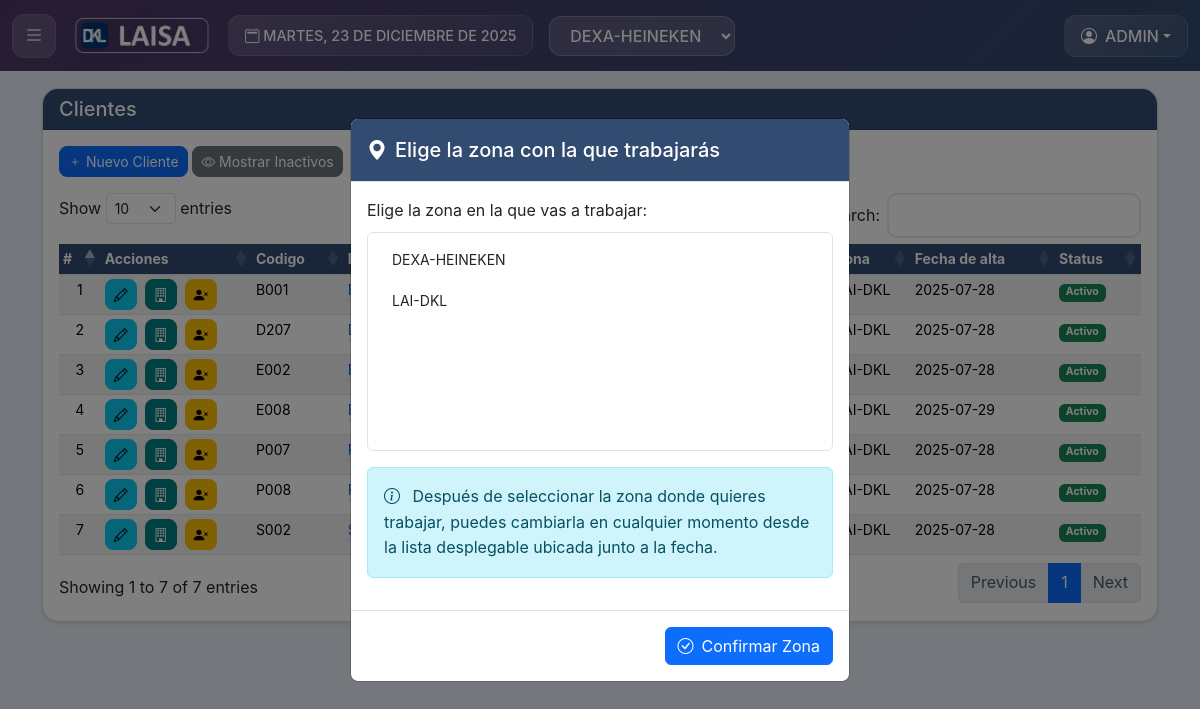
Screenshot of /?p=clientes (signed in) with the database file from the repository.
### tables this page shows
CREATE TABLE IF NOT EXISTS `usuarios` (
  `id_user` int NOT NULL AUTO_INCREMENT,
  `nombre` varchar(255) DEFAULT NULL,
  `correo` varchar(255) DEFAULT NULL,
  `usuario` varchar(255) DEFAULT NULL,
  `pass` varchar(255) DEFAULT NULL,
  `tipo` varchar(255) DEFAULT NULL,
  `fecha` timestamp NOT NULL DEFAULT CURRENT_TIMESTAMP,
  `a` varchar(255) DEFAULT '0',
  `b` varchar(255) NOT NULL DEFAULT '0',
  `c` varchar(255) NOT NULL DEFAULT '0',
  `d` varchar(255) NOT NULL DEFAULT '0',
  `e` varchar(255) NOT NULL DEFAULT '0',
  `f` varchar(255) NOT NULL DEFAULT '0',
  `a1` varchar(255) NOT NULL DEFAULT '0',
  `b1` varchar(255) NOT NULL DEFAULT '0',
  `c1` varchar(255) NOT NULL DEFAULT '0',
  `d1` varchar(255) NOT NULL DEFAULT '0',
  `e1` varchar(255) NOT NULL DEFAULT '0',
  `f1` varchar(255) NOT NULL DEFAULT '0',
  `zona` varchar(255) DEFAULT NULL,
  `af` varchar(255) NOT NULL DEFAULT '0',
  `acr` varchar(255) NOT NULL DEFAULT '0',
  `acc` varchar(255) NOT NULL DEFAULT '0',
  `en_correo` varchar(255) NOT NULL DEFAULT '0',
  `status` varchar(255) NOT NULL DEFAULT '1',
  PRIMARY KEY (`id_user`)
);

CREATE TABLE IF NOT EXISTS `clientes` (
  `id_cli` int NOT NULL AUTO_INCREMENT,
  `nombre` varchar(255) DEFAULT NULL,
  `cod` varchar(255) DEFAULT NULL,
  `rs` varchar(255) DEFAULT NULL,
  `rfc` varchar(255) DEFAULT NULL,
  `c_contable` varchar(255) DEFAULT NULL,
  `tpersona` varchar(255) DEFAULT NULL,
  `tpcliente` varchar(255) DEFAULT NULL,
  `m_pago` varchar(255) DEFAULT NULL,
  `f_pago` varchar(255) DEFAULT NULL,
  `banco` varchar(255) DEFAULT NULL,
  `cfdi` varchar(255) DEFAULT NULL,
  `dir_a` varchar(255) DEFAULT NULL,
  `nom_cuenta` varchar(255) DEFAULT NULL,
  `con_pago` varchar(255) DEFAULT NULL,
  `obs` varchar(255) DEFAULT NULL,
  `fecha` timestamp NOT NULL DEFAULT CURRENT_TIMESTAMP,
  `id_user` varchar(255) DEFAULT NULL,
  `status` varchar(255) NOT NULL DEFAULT '1',
  `zona` varchar(255) DEFAULT NULL,
  PRIMARY KEY (`id_cli`)
);

CREATE TABLE IF NOT EXISTS `zonas` (
  `id_zone` int NOT NULL AUTO_INCREMENT,
  `cod` varchar(255) DEFAULT NULL,
  `nom` varchar(255) DEFAULT NULL,
  `PLANTA` varchar(255) DEFAULT NULL,
  `fecha` timestamp NOT NULL DEFAULT CURRENT_TIMESTAMP,
  `id_user` varchar(255) DEFAULT NULL,
  `status` varchar(255) NOT NULL DEFAULT '1',
  PRIMARY KEY (`id_zone`)
);

### mod/clientes.php (the view, shortened to what the rows shown need)
<div class="container mt-2">
    <div class="card shadow-sm">
        <h5 class="card-header encabezado-col text-white">Clientes</h5>
        <div class="card-body">
            <div class="mb-3">
                <a href="?p=N_cliente" class="btn btn-primary btn-sm rounded-3" <?= $perm['Clien_Crear'];?>>
                    <i class="bi bi-plus"></i> Nuevo Cliente
                </a>
                <button <?= $perm['INACTIVO'];?> class="btn btn-secondary btn-sm rounded-3" onclick="toggleInactive()">
                    <i class="bi bi-eye"></i> Mostrar Inactivos
                </button>
            </div>
            <div class="table-responsive">
                <table class="table table-striped table-hover table-sm" id="miTabla" style="width:100%">
                    <thead>
                        <tr>
                            <th>#</th>
                            <th>Acciones</th>
                            <th data-priority="1">Codigo</th>
                            <th>Razon social</th>
                            <th>RFC</th>
                            <th>Zona</th>
                            <th>Fecha de alta</th>
                            <th>Status</th>
                        </tr>
                    </thead>
                    <tbody>
                        <?php
                        if ($zona_seleccionada == '0') {
                            $query = "SELECT c.*, z.nom AS nom_zone FROM clientes c LEFT JOIN zonas z ON c.zona = z.id_zone ORDER by cod";
                        } else {
                            $query = "SELECT c.*, z.nom AS nom_zone FROM clientes c LEFT JOIN zonas z ON c.zona = z.id_zone WHERE c.zona = '$zona_seleccionada' ORDER by cod";
                        }
                        $result = $conn_mysql->query($query);
                        $contador = 0;
                        $Activos = 1;
                        $Desacti = 1;
                        while ($cliente = mysqli_fetch_array($result)) {
                            ($cliente['status'] == '1') ? $contador = $Activos++ : $contador = $Desacti++ ;
                            $fecha_alta = date('Y-m-d', strtotime($cliente['fecha']));
                            $status = $cliente['status'] == '1' ? 'Activo' : 'Inactivo';
                            $badgeClass = $cliente['status'] == '1' ? 'bg-success' : 'bg-danger';
                            ?>
                            <tr data-status="<?= $status ?>">
                                <td class="text-center"><?= $contador ?></td>
                                <td class="text-center">
                                    <div class="d-flex gap-2">
                                        <?php if ($cliente['status'] == '1'): ?>
                                            <a <?= $perm['Clien_Editar'];?> href="?p=E_Cliente&id=<?= $cliente['id_cli'] ?>" class="btn btn-info btn-sm rounded-3" title="Editar cliente">
                                               <i class="bi bi-pencil"></i>
                                           </a>
                                           <a href="?p=N_direccion&id=<?= $cliente['id_cli'] ?>" class="btn btn-teal btn-sm rounded-3" title="Nueva direccion">
                                               <i class="bi bi-building"></i>
                                           </a>
                                           <button <?= $perm['ACT_DES'];?> class="btn btn-warning btn-sm rounded-3 desactivar-btn" data-id="<?= $cliente['id_cli'] ?>" title="Desactivar cliente">
                                               <i class="bi bi bi-person-x-fill"></i>
                                           </button>
                                <?php endif; ?>
                            </div>
                        </td>
                        <td><?= htmlspecialchars($cliente['cod']) ?></td>
                        <td>
                            <a class="link-primary link-offset-2 link-underline-opacity-25 link-underline-opacity-100-hover"
                            href="?p=V_cliente&id=<?= $cliente['id_cli'] ?>">
                        </a>
                    </td>
                    <td><?= htmlspecialchars($cliente['rfc']) ?></td>
                    <td><?= htmlspecialchars($cliente['nom_zone']) ?></td>
                    <td><?= $fecha_alta ?></td>
                    <td><span class="badge <?= $badgeClass ?>"><?= $status ?></span></td>
                </tr>
                <?php
            }
            ?>
        </tbody>
    </table>
</div>
</div>
</div>
</div>
</div>

### index.php (shortened to what the rows shown need)
<?php
include "config/conexiones.php";
if(!isset($p)){
  $p = "inicio";
}else{
  $p = $p;
}
?>
<!DOCTYPE html>
<html data-bs-theme="light" lang="es">
<head>
    <link href="https://cdn.jsdelivr.net/npm/bootstrap@5.3.3/dist/css/bootstrap.min.css" rel="stylesheet">
    <link rel="stylesheet" href="https://cdn.jsdelivr.net/npm/bootstrap-icons@1.11.3/font/bootstrap-icons.min.css">
    <link href="https://cdn.jsdelivr.net/npm/select2@4.1.0-rc.0/dist/css/select2.min.css" rel="stylesheet" />
    <link rel="stylesheet" href="https://cdn.datatables.net/1.13.6/css/dataTables.bootstrap5.min.css">
    <link rel="stylesheet" href="https://cdn.datatables.net/responsive/2.2.9/css/responsive.dataTables.min.css">
    <link rel="stylesheet" href="https://cdn.datatables.net/buttons/2.4.2/css/buttons.dataTables.min.css">
    <link rel="stylesheet" href="https://cdn.datatables.net/fixedheader/3.3.2/css/fixedHeader.dataTables.min.css">
    <link rel="stylesheet" href="config/stil.css">
</head>
<?php
$color_zona = '#324B70';
?>
<body style="--color-primario: <?= htmlspecialchars($color_zona) ?>;">
    <?php
if(isset($_SESSION['id_cliente'])){
    $user_id = $_SESSION['id_cliente'];
    $Pruev0 = $conn_mysql->query("SELECT * FROM usuarios where id_user = '$user_id'");
    $Pruev1 = mysqli_fetch_array($Pruev0);
    $zona_user = $Pruev1['zona'];
    $TipoUserSession = $Pruev1['tipo'];
    $zonasPermitidas = [];
    if ($zona_user == '0' || empty($zona_user)) {
        $zonasPermitidas = 'todas';
    } else {
        $zonasPermitidas = explode(',', $zona_user);
    }
                                $perMi = $Pruev1['a'].','.$Pruev1['b'].','.$Pruev1['c'].','.$Pruev1['d'].','.$Pruev1['e'].','.
                                $Pruev1['a1'].','.$Pruev1['b1'].','.$Pruev1['c1'].','.$Pruev1['d1'].','.$Pruev1['e1'].','.
                                $Pruev1['af'].','.$Pruev1['acr'].','.$Pruev1['acc'].','.$Pruev1['f'].','.$Pruev1['f1'].','.
                                $Pruev1['en_correo'].','.$Pruev1['prec'];
                                $dias = array("DOMINGO","LUNES","MARTES","MIÉRCOLES","JUEVES","VIERNES","SÁBADO");
                                $meses = array("ENERO","FEBRERO","MARZO","ABRIL","MAYO","JUNIO","JULIO","AGOSTO","SEPTIEMBRE","OCTUBRE","NOVIEMBRE","DICIEMBRE");
                                $numero_dia = date('w');
                                $dia = date('d');
                                $numero_mes = date('n') - 1;
                                $anio = date('Y');
                                $fecha_formateada = $dias[$numero_dia] . ", " . $dia . " DE " . $meses[$numero_mes] . " DE " . $anio;
                                $perm = permisos($TipoUserSession, $perMi);
                                ?>
<div class="modal fade" id="zoneSelectModal" data-bs-backdrop="static" data-bs-keyboard="false" tabindex="-1" aria-labelledby="zoneSelectModalLabel" aria-hidden="true">
    <div class="modal-dialog modal-dialog-centered">
        <div class="modal-content">
            <div class="modal-header encabezado-col text-white">
                <h5 class="modal-title" id="zoneSelectModalLabel">
                    <i class="bi bi-geo-alt-fill me-2"></i>Elige la zona con la que trabajarás
                </h5>
            </div>
            <div class="modal-body">
                <form id="zoneSelectForm" method="post" action="procesar_zona.php">
                    <div class="mb-3">
                        <label for="zoneSelectInicio" class="form-label">Elige la zona en la que vas a trabajar:</label>
                        <select class="form-select" size="5" name="selected_zone" id="zoneSelectInicio" required>
                            <?php
                            if ($zonasPermitidas === 'todas') {
                                $zones_query = mysqli_query($conn_mysql, "SELECT * FROM zonas WHERE status = 1 ORDER BY nom");
                                while ($zone = mysqli_fetch_assoc($zones_query)) {
                                    echo '<option value="'.$zone['id_zone'].'">'.htmlspecialchars($zone['nom']).'</option>';
                                }
                            }
                            ?>
                        </select>
                    </div>
                </form>
                <div class="alert alert-info" role="alert">
                    <i class="bi bi-info-circle me-2"></i>
                    Después de seleccionar la zona donde quieres trabajar, puedes cambiarla en cualquier momento desde la lista desplegable ubicada junto a la fecha.
                </div>
            </div>
            <div class="modal-footer">
                <button type="button" class="btn btn-primary" id="saveZoneBtn">
                    <i class="bi bi-check-circle me-2"></i>Confirmar Zona
                </button>
            </div>
        </div>
    </div>
</div>
    <?php
    $logoZona = '0';
    ?>
<nav class="navbar navbar-expand-lg encabezado">
    <div class="container-fluid">
        <div class="d-flex align-items-center w-100">
            <button id="menu-btn" class="menu-btn-header me-2 me-md-3">
                <i class="bi bi-list fs-5"></i>
            </button>
            <a class="navbar-brand me-auto me-md-3" href="?p=inicio">
                <img src="img/logos/logo<?= $logoZona ?>.png" alt="Logo" class="img-fluid">
            </a>
            <div class="date-display me-2 me-md-3 d-none d-lg-block">
                <i class="bi bi-calendar2"></i> <?= $fecha_formateada ?>
            </div>
            <div class="zone-selector me-2 me-md-3">
                <form id="zoneForm" method="post" action="procesar_zona.php">
                    <select class="sleczone" name="selected_zone" id="zoneSelect">
                        <?php
                        $selected_zone = $_SESSION['selected_zone'] ?? 0;
                        if ($zonasPermitidas === 'todas') {
                            $zones_query = mysqli_query($conn_mysql, "SELECT * FROM zonas WHERE status = 1 ORDER BY nom");
                            while ($zone = mysqli_fetch_assoc($zones_query)) {
                                $selected = ($selected_zone == $zone['id_zone']) ? ' selected' : '';
                                echo '<option value="' . $zone['id_zone'] . '"' . $selected . '>' .
                                htmlspecialchars($zone['nom']) . '</option>';
                            }
                        }
                        ?>
                    </select>
                </form>
            </div>
            <div class="user-dropdown ms-auto">
                <div class="dropdown">
                    <button class="btn dropdown-toggle d-flex align-items-center <?= isSudoSession() ? 'btn-warning' : '' ?>"
                        type="button" id="userDropdown" data-bs-toggle="dropdown" aria-expanded="false">
                        <i class="bi bi-person-circle me-2"></i>
                        <span>
                            <?= $Pruev1['usuario'] ?>
                        </span>
                    </button>
                    </div>
                </div>
            </div>
        </div>
    </nav>
    <?php
    $zona_seleccionada = $_SESSION['selected_zone'] ?? '0';
    ?>
    <div class="contenido">
        <?php
        if (moduloDisponibleParaZona($p, $conn_mysql)) {
            if(file_exists("mod/".$p.".php")){
                include "mod/".$p.".php";
            } else if ($p == "sudo_login") {
                include "mod/sudo_login.php";
            } else if ($p == "sudo_logout") {
                include "mod/sudo_logout.php";
            }
        }
        ?>
    <?php } ?>
</body>
</html>

### rows the page displays
usuarios: usuario "ADMIN"
clientes: contador "1", cod "B001", zonas.nom "LAI-DKL", fecha "2025-07-28", status "Activo"
clientes: contador "2", cod "D207", zonas.nom "LAI-DKL", fecha "2025-07-28", status "Activo"
clientes: contador "3", cod "E002", zonas.nom "LAI-DKL", fecha "2025-07-28", status "Activo"
clientes: contador "4", cod "E008", zonas.nom "LAI-DKL", fecha "2025-07-29", status "Activo"
clientes: contador "5", cod "P007", zonas.nom "LAI-DKL", fecha "2025-07-28", status "Activo"
clientes: contador "6", cod "P008", zonas.nom "LAI-DKL", fecha "2025-07-28", status "Activo"
clientes: contador "7", cod "S002", zonas.nom "LAI-DKL", fecha "2025-07-28", status "Activo"

### other values shown
form field selected_zone "DEXA-HEINEKEN"
